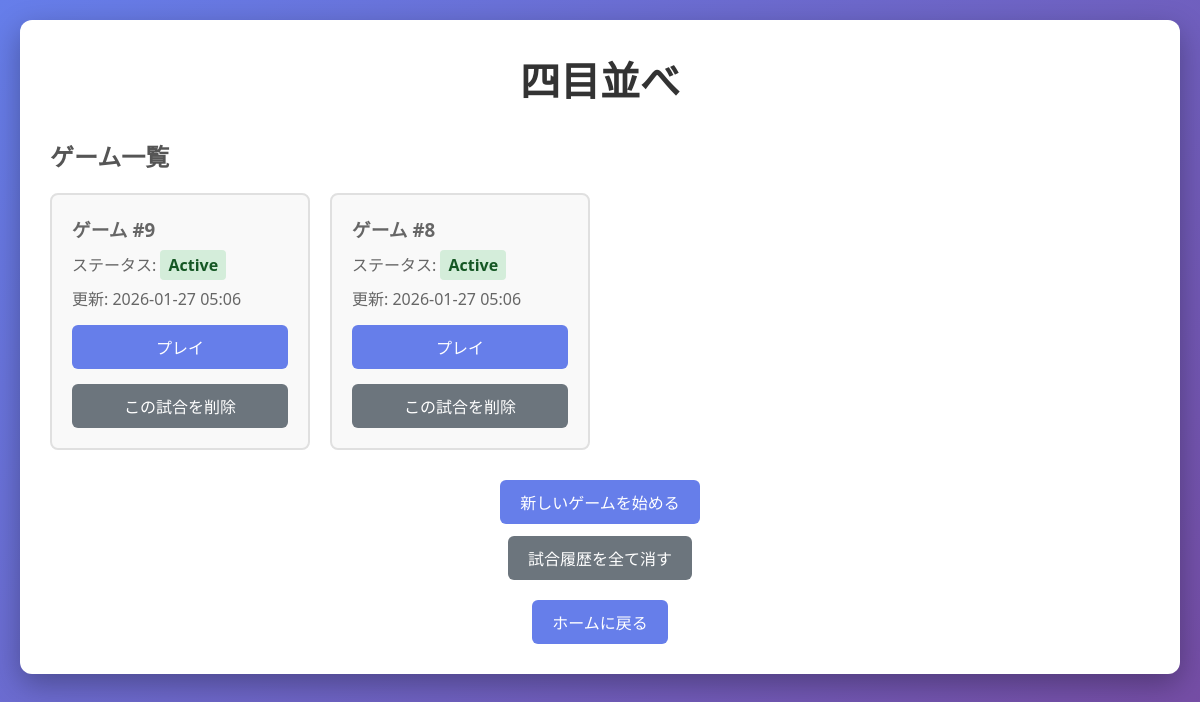
/yonmoku_narabe/, run on an earlier commit of the app's database.
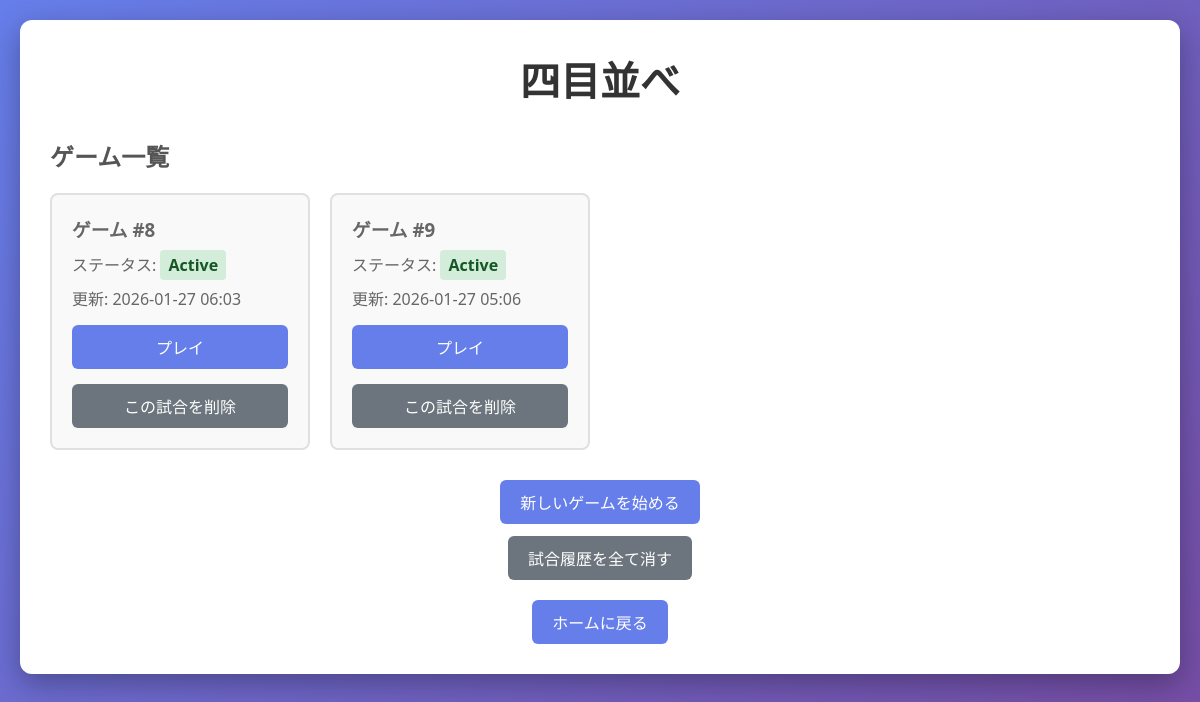
And on a later commit of the database.
### yonmoku_narabe/models.py (models this page shows, shortened)
class Game(models.Model):
    STATUS_CHOICES = [
        ("active", "Active"),
        ("finished", "Finished"),
    ]
    board = models.JSONField(default=dict)  # 8x8のボード状態を保存
    status = models.CharField(max_length=10, choices=STATUS_CHOICES, default="active")
    winner = models.CharField(
        max_length=10, null=True, blank=True
    )  # 'black', 'white', 'draw'
    current_player = models.CharField(
        max_length=10, default="black"
    )  # 現在のプレイヤー
    created_at = models.DateTimeField(auto_now_add=True)
    updated_at = models.DateTimeField(auto_now=True)

### yonmoku_narabe/views.py (the view)
# urls.py: path("", views.game_list, name="yonmoku_list"),
def game_list(request):
    games = Game.objects.all().order_by("-updated_at")
    return render(request, "yonmoku_narabe/game_list.html", {"games": games})

### yonmoku_narabe/templates/yonmoku_narabe/game_list.html (shortened to what this page needs)
<!DOCTYPE html>
<html lang="ja">
<head>
    {% load static %}
    <link rel="stylesheet" href="{% static 'yonmoku_narabe/style.css' %}">
</head>
<body>
    <div class="container">
        <h1>四目並べ</h1>
        <div class="game-list">
            <h2>ゲーム一覧</h2>
            {% if games %}
            <div class="games-grid">
                {% for game in games %}
                <div class="game-card">
                    <h3>ゲーム #{{ game.id }}</h3>
                    <p>ステータス: <span class="status {{ game.status }}">{{ game.get_status_display }}</span></p>
                    <p>更新: {{ game.updated_at|date:"Y-m-d H:i" }}</p>
                    <a href="{% url 'yonmoku_narabe:yonmoku_detail' game.id %}" class="btn">プレイ</a>
                    <form action="{% url 'yonmoku_narabe:yonmoku_delete' game.id %}" method="post"
                        style="margin-top:8px;">
                        <button type="submit" class="btn btn-secondary"
                            onclick="return confirm('ゲーム #{{ game.id }} を削除します。よろしいですか？');">この試合を削除</button>
                    </form>
                </div>
                {% endfor %}
            </div>
            {% else %}
            <p>ゲームがまだありません。</p>
            {% endif %}
        </div>
        <div class="create-game">
            <a href="{% url 'yonmoku_narabe:yonmoku_create' %}" class="btn btn-primary">新しいゲームを始める</a>
            <form action="{% url 'yonmoku_narabe:yonmoku_delete_all' %}" method="post" style="margin-top:12px;">
                <button type="submit" class="btn btn-secondary"
                    onclick="return confirm('全ての試合履歴を削除します。よろしいですか？');">試合履歴を全て消す</button>
            </form>
            <div class="controls" style="margin-top: 20px;">
                <a class="btn btn-home" href="{% url 'home:home' %}">ホームに戻る</a>
            </div>
        </div>
    </div>
</body>
</html>

What changed in the data, as far as the page shows it:
changed Game id 8: updated_at "2026-01-27 05:06" → "2026-01-27 06:03"; moves up the list
